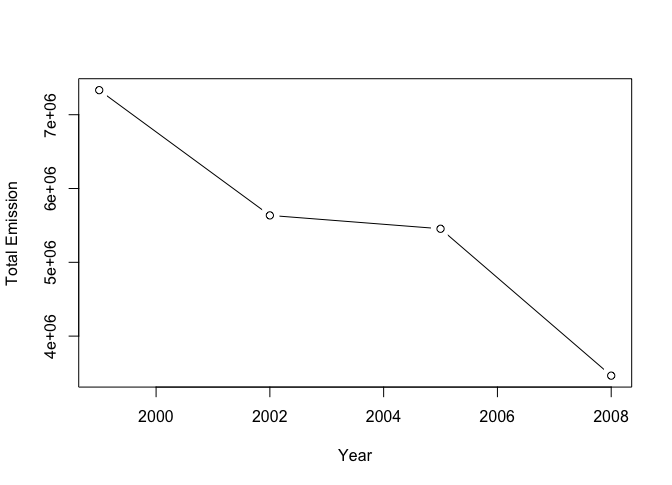

Generate this figure with R:
#This script will answer the following question: Have total emissions from PM2.5 decreased in the United States from 1999 to 2008? Using the base plotting system, make a plot showing the total PM2.5 emission from all sources for each of the years 1999, 2002, 2005, and 2008.

source("loadData.R")
#Get total emissions per year
totalEc <- aggregate(NEI$Emissions, list(NEI$year), sum)
names(totalEc) <- c("Year", "Total.Emission")

#Plot this data, showing that total emission has been decreasing over years
plot(totalEc$Year, totalEc$Total.Emission, type = "b", xlab = "Year", ylab = "Total Emission")
